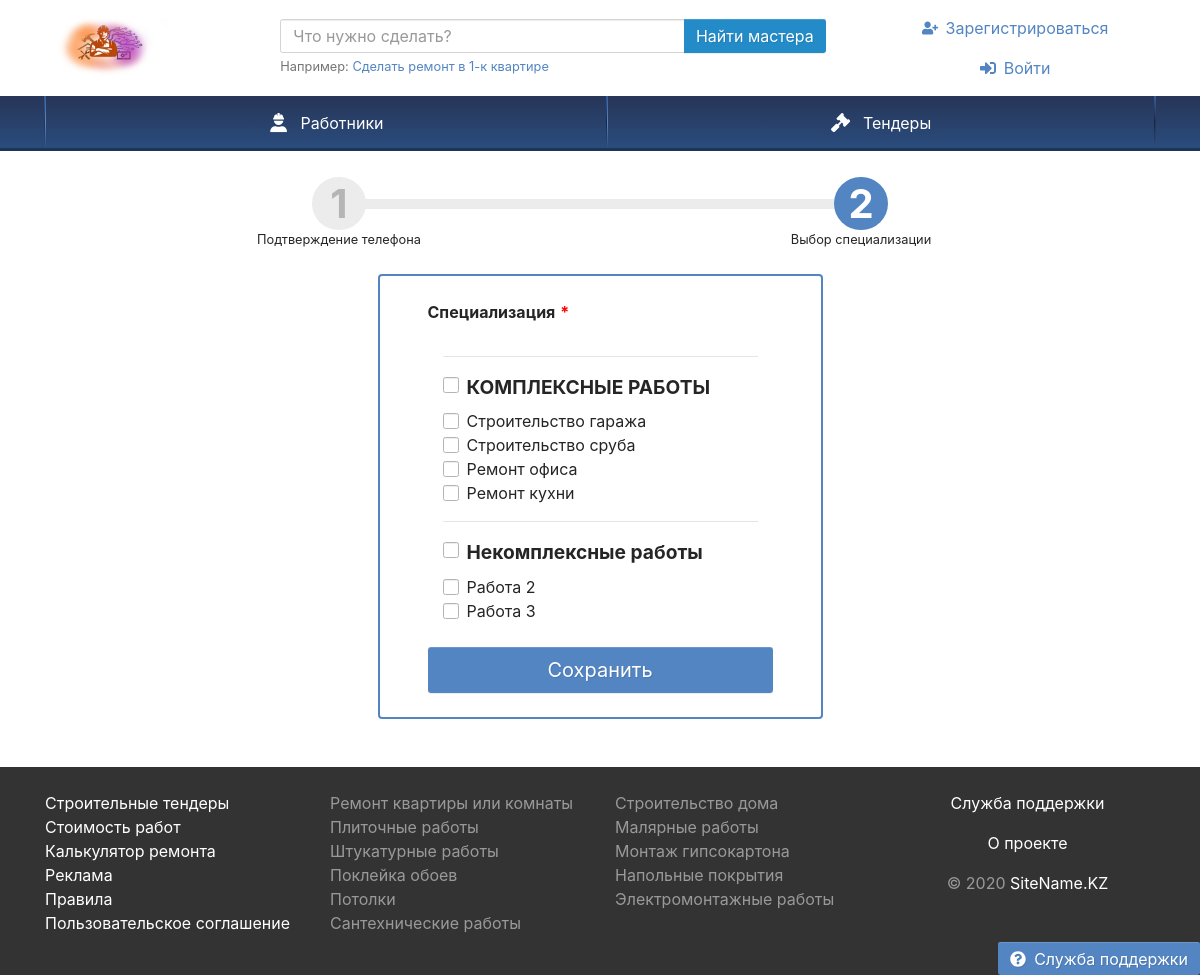
/register2.php, run on an earlier commit of the app's database.
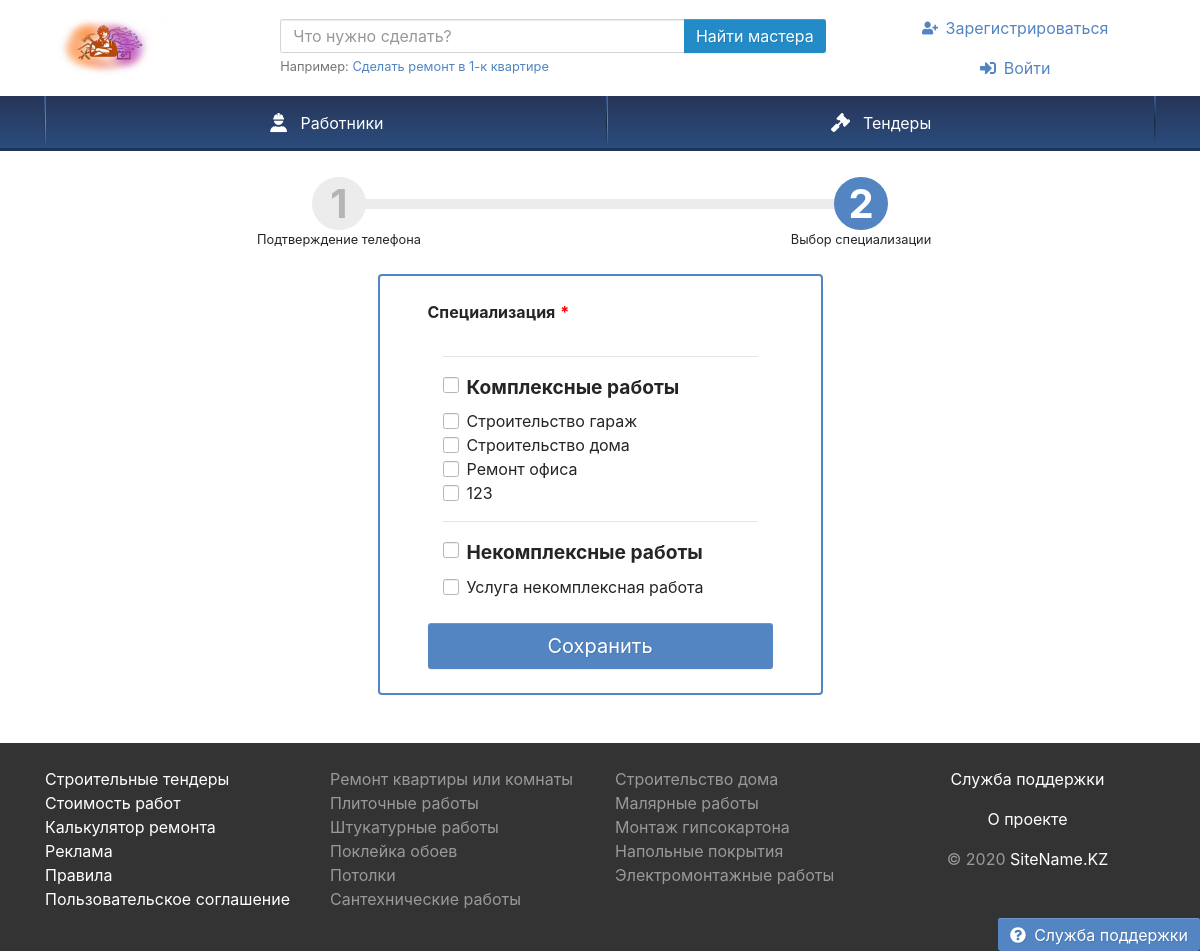
And on a later commit of the database.
### tables this page shows
CREATE TABLE `speciality` (
  `ID` int(11) NOT NULL,
  `NAME_SPEC` varchar(255) NOT NULL
);

CREATE TABLE `services` (
  `ID` int(11) NOT NULL,
  `NAME_SERV` varchar(255) NOT NULL,
  `SPECID` int(11) NOT NULL
);

### register2.php (the view, shortened to what the changed rows need)
<!DOCTYPE html>
<html>
<head>
<link rel="stylesheet" href="Theme/css/steps.css">
<link rel="stylesheet" href="Theme/css/site.css">
</head>
<body id="body">
    <div class="container pt-3 mb-5">
    <div class="row justify-content-center">
        <div class="col-sm-9 col-md-7 col-lg-6 col-xl-5">
            <div class="card border-2 border-primary">
                <div class="card-body px-4 px-sm-5 py-4">
                    <form id="signup" action="#" method="post">
                        <div class="form-group field-signup-username required">
                            <div class="col-sm-12">
            <div class="my-4">
           <div>
               <?php  require_once 'conn.php';
               $query ="SELECT * FROM `speciality`";
               $result = mysqli_query($link, $query) or die("Ошибка " . mysqli_error($link));
               $rows = mysqli_fetch_all($result, MYSQLI_ASSOC);
                foreach ($rows as $row) {
                 $v = $row['ID'];
               ?>
               <hr/>
            <div class="custom-control custom-checkbox">
                <label class="custom-control-label" for="i35"><h4><b><?php echo $row['NAME_SPEC']; ?></b></h4></label>
            </div>
            <?php
              $query2 = "SELECT * FROM `services` WHERE SPECID = $v";
              $result2 = mysqli_query($link, $query2) or die("Ошибка " . mysqli_error($link));
              $rows2 = mysqli_fetch_all($result2, MYSQLI_ASSOC);
              foreach($rows2 as $roww) {
              ?>
<div>
                    <div class="custom-control custom-checkbox">
                        <label class="custom-control-label" for="<?php echo $roww['ID']; ?>"><?php echo $roww['NAME_SERV']; ?></label>
                    </div>
                </div>
              <?php
      }  } ?>
            </div>
    </div>
                            </div>
                        </div>
                    </form>
                </div>
            </div>
        </div>
    </div>
    </div>
      </body>
  </html>

What changed in the data, as far as the page shows it:
removed services: NAME_SERV "Ремонт кухни", shown under speciality "КОМПЛЕКСНЫЕ РАБОТЫ"
removed services: NAME_SERV "Работа 2", shown under speciality "Некомплексные работы"
removed services: NAME_SERV "Работа 3", shown under speciality "Некомплексные работы"
changed speciality: NAME_SPEC "КОМПЛЕКСНЫЕ РАБОТЫ" → "Комплексные работы"
changed services: NAME_SERV "Строительство гаража" → "Строительство гараж"
changed services: NAME_SERV "Строительство сруба" → "Строительство дома"
added services: NAME_SERV "123", shown under speciality "Комплексные работы"
added services: NAME_SERV "Услуга некомплексная работа", shown under speciality "Некомплексные работы"
